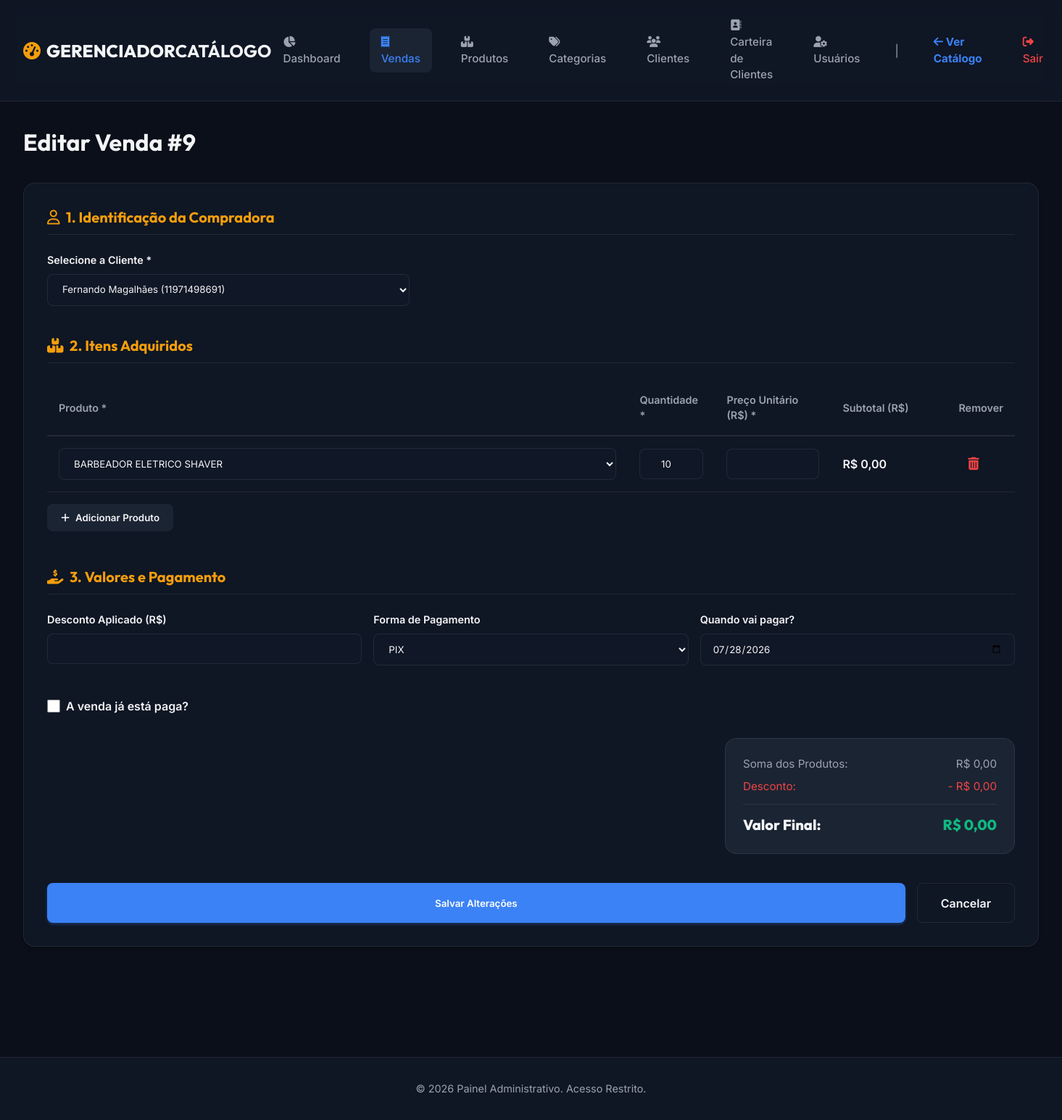
Screenshot of /dashboard/vendas/9/editar/ (signed in) with the database file from the repository.
### catalogo/models.py (models this page shows, shortened)
class Purchase(models.Model):
    STATUS_CHOICES = [
        ("Pendente", "Pendente"),
        ("Finalizada", "Finalizada"),
        ("Cancelada", "Cancelada"),
    ]
    client = models.ForeignKey(Client, on_delete=models.CASCADE, related_name="purchases", verbose_name="Cliente")
    date = models.DateTimeField(default=timezone.now, verbose_name="Data da Compra")
    total_value = models.DecimalField(max_digits=10, decimal_places=2, default=0.00, verbose_name="Valor Total")
    status = models.CharField(max_length=20, choices=STATUS_CHOICES, default="Pendente", verbose_name="Status")
    payment_method = models.CharField(max_length=50, default="PIX", verbose_name="Método de Pagamento")
    payment_link = models.URLField(max_length=500, blank=True, default="", verbose_name="Link de Pagamento")
    discount = models.DecimalField(max_digits=10, decimal_places=2, default=0.00, verbose_name="Desconto")
    due_date = models.DateField(null=True, blank=True, verbose_name="Data para Pagar")
    is_paid = models.BooleanField(default=False, verbose_name="Pago")
    class Meta:
        verbose_name = "Compra"
        verbose_name_plural = "Compras"

class Client(models.Model):
    user = models.OneToOneField(User, on_delete=models.SET_NULL, null=True, blank=True, related_name="client_profile", verbose_name="Usuário Relacionado")
    name = models.CharField(max_length=200, verbose_name="Nome Completo")
    cpf_cnpj = models.CharField(max_length=20, verbose_name="CPF/CNPJ", blank=True, default="")
    birthday = models.DateField(verbose_name="Data de Aniversário", null=True, blank=True)
    contact = models.CharField(max_length=50, verbose_name="Contato/Telefone")
    address = models.TextField(verbose_name="Endereço Completo", blank=True, default="")
    class Meta:
        verbose_name = "Cliente"
        verbose_name_plural = "Clientes"

class PurchaseItem(models.Model):
    purchase = models.ForeignKey(Purchase, on_delete=models.CASCADE, related_name="items", verbose_name="Compra")
    product = models.ForeignKey(Product, on_delete=models.PROTECT, related_name="purchase_items", verbose_name="Produto")
    quantity = models.IntegerField(default=1, verbose_name="Quantidade")
    price = models.DecimalField(max_digits=10, decimal_places=2, verbose_name="Preço Unitário")
    class Meta:
        verbose_name = "Item de Compra"
        verbose_name_plural = "Itens de Compra"

class Product(models.Model):
    code = models.CharField(max_length=50, unique=True, verbose_name="Código do Produto")
    name = models.CharField(max_length=200, verbose_name="Nome")
    cost_price = models.DecimalField(max_digits=10, decimal_places=2, verbose_name="Valor de Custo")
    sale_price = models.DecimalField(max_digits=10, decimal_places=2, verbose_name="Valor de Venda")
    category = models.ForeignKey(Category, on_delete=models.PROTECT, related_name="products", verbose_name="Categoria")
    stock = models.IntegerField(default=0, verbose_name="Quantidade em Estoque")
    description = models.TextField(verbose_name="Descrição do Produto")
    is_active = models.BooleanField(default=True, verbose_name="Ativo no Catálogo")
    created_at = models.DateTimeField(auto_now_add=True)
    updated_at = models.DateTimeField(auto_now=True)
    class Meta:
        verbose_name = "Produto"
        verbose_name_plural = "Produtos"

### catalogo/views.py (the view, shortened to what this page needs)
# urls.py: path('dashboard/vendas/<int:purchase_id>/editar/', views.admin_purchase_edit, name='admin_purchase_edit'),
@staff_member_required
def admin_purchase_edit(request, purchase_id):
    purchase = get_object_or_404(Purchase, id=purchase_id)
    clients = Client.objects.all().order_by('name')
    products = Product.objects.filter(is_active=True).order_by('name')
    return render(request, 'catalogo/admin_purchase_edit.html', {
        'purchase': purchase,
        'clients': clients,
        'products': products,
    })

### catalogo/templates/catalogo/admin_purchase_edit.html (shortened to what this page needs)
{% extends 'catalogo/admin_base.html' %}
{% block content %}
    <h1 style="margin-bottom: 2rem; font-family: var(--font-title);">Editar Venda #{{ purchase.id }}</h1>
    <div class="admin-card">
        <form method="POST" id="manualSaleForm">
            <h3 style="font-family: var(--font-title); font-size: 1.25rem; margin-bottom: 1.5rem; color: var(--warning); border-bottom: 1px solid var(--border); padding-bottom: 0.5rem;">
                <i class="fa-regular fa-user" style="margin-right: 0.3rem;"></i> 1. Identificação da Compradora
            </h3>
            <div class="form-group" style="max-width: 500px;">
                <label for="client_id">Selecione a Cliente *</label>
                <select name="client_id" id="client_id" class="form-select" required>
                    {% for client in clients %}
                        <option value="{{ client.id }}" {% if purchase.client.id == client.id %}selected{% endif %}>{{ client.name }} ({{ client.contact }})</option>
                    {% endfor %}
                </select>
            </div>
            <h3 style="font-family: var(--font-title); font-size: 1.25rem; margin-top: 2.5rem; margin-bottom: 1.5rem; color: var(--warning); border-bottom: 1px solid var(--border); padding-bottom: 0.5rem;">
                <i class="fa-solid fa-boxes-stacked" style="margin-right: 0.3rem;"></i> 2. Itens Adquiridos
            </h3>
            <div class="table-responsive" style="margin-bottom: 1rem;">
                <table class="admin-table" id="itemsTable">
                    <thead>
                        <tr>
                            <th>Produto *</th>
                            <th style="width: 120px;">Quantidade *</th>
                            <th style="width: 160px;">Preço Unitário (R$) *</th>
                            <th style="width: 160px;">Subtotal (R$)</th>
                            <th style="width: 80px; text-align: center;">Remover</th>
                        </tr>
                    </thead>
                    <tbody id="itemsContainer">
                        {% for item in purchase.items.all %}
                            <tr class="item-row">
                                <td>
                                    <select name="product" class="form-select product-select" required>
                                        {% for p in products %}
                                            <option value="{{ p.id }}" data-price="{{ p.sale_price }}" {% if item.product.id == p.id %}selected{% endif %}>{{ p.name }}</option>
                                        {% endfor %}
                                    </select>
                                </td>
                                <td>
                                    <input type="number" name="quantity" class="form-control quantity-input" min="1" value="{{ item.quantity }}" required>
                                </td>
                                <td>
                                    <input type="number" name="price" class="form-control price-input" step="0.01" min="0" value="{{ item.price }}" required>
                                </td>
                                <td style="font-weight: 600; vertical-align: middle;" class="row-subtotal">
                                </td>
                                <td style="text-align: center; vertical-align: middle;">
                                    <button type="button" class="btn btn-sm btn-icon remove-row-btn" style="color: var(--danger); background: none; border: none; font-size: 1.1rem;" title="Remover item">
                                        <i class="fa-solid fa-trash-can"></i>
                                    </button>
                                </td>
                            </tr>
                        {% endfor %}
                    </tbody>
                </table>
            </div>
            <button type="button" class="btn" id="addItemBtn" style="background: var(--bg-hover); color: var(--text-main); margin-bottom: 2rem;">
                <i class="fa-solid fa-plus" style="margin-right: 0.3rem;"></i> Adicionar Produto
            </button>
            <h3 style="font-family: var(--font-title); font-size: 1.25rem; margin-top: 1rem; margin-bottom: 1.5rem; color: var(--warning); border-bottom: 1px solid var(--border); padding-bottom: 0.5rem;">
                <i class="fa-solid fa-hand-holding-dollar" style="margin-right: 0.3rem;"></i> 3. Valores e Pagamento
            </h3>
            <div class="form-grid form-grid-3">
                <div class="form-group">
                    <label for="discount">Desconto Aplicado (R$)</label>
                    <input type="number" name="discount" id="discount" class="form-control" step="0.01" min="0" value="{{ purchase.discount }}">
                </div>
                <div class="form-group">
                    <label for="payment_method">Forma de Pagamento</label>
                    <select name="payment_method" id="payment_method" class="form-select">
                        <option value="PIX" {% if purchase.payment_method == 'PIX' %}selected{% endif %}>PIX</option>
                    </select>
                </div>
                <div class="form-group">
                    <label for="due_date">Quando vai pagar?</label>
                    <input type="date" name="due_date" id="due_date" class="form-control" value="{{ purchase.due_date|date:'Y-m-d' }}">
                </div>
            </div>
            <div class="form-check-group" style="margin-top: 1.5rem; margin-bottom: 2rem;">
                <input type="checkbox" name="is_paid" id="is_paid" class="form-check-input" {% if purchase.is_paid %}checked{% endif %}>
                <label for="is_paid" style="font-weight: 600; cursor: pointer;">A venda já está paga?</label>
            </div>
            <div style="background: var(--bg-hover); border: 1px solid var(--border); border-radius: var(--radius-md); padding: 1.5rem; max-width: 400px; margin-left: auto; margin-bottom: 2.5rem;">
                <div style="display: flex; justify-content: space-between; margin-bottom: 0.5rem; font-size: 0.95rem; color: var(--text-muted);">
                    <span>Soma dos Produtos:</span>
                    <span id="summarySubtotal">R$ 0,00</span>
                </div>
                <div style="display: flex; justify-content: space-between; margin-bottom: 0.8rem; font-size: 0.95rem; color: var(--danger);">
                    <span>Desconto:</span>
                    <span id="summaryDiscount">- R$ 0,00</span>
                </div>
                <hr style="border: 0; border-top: 1px solid var(--border); margin-bottom: 0.8rem;">
                <div style="display: flex; justify-content: space-between; font-size: 1.25rem; font-weight: 800; font-family: var(--font-title);">
                    <span>Valor Final:</span>
                    <span id="summaryTotal" style="color: var(--success);">R$ 0,00</span>
                </div>
            </div>
            <div class="form-actions">
                <button type="submit" class="btn btn-primary" style="flex-grow: 1; padding: 0.9rem;">
                    Salvar Alterações
                </button>
                <a href="{% url 'admin_purchases_list' %}" class="btn" style="background: transparent; border: 1px solid var(--border); padding: 0.9rem 2rem;">
                    Cancelar
                </a>
            </div>
        </form>
    </div>
{% endblock %}

### static/css/style.css (style rules this page uses)
:root { --font-primary: 'Inter', sans-serif; --font-title: 'Outfit', sans-serif; --bg-app: #f8fafc; --bg-card: #ffffff; --bg-hover: #f1f5f9; --text-main: #0f172a; --text-muted: #64748b; --accent: #2563eb; --accent-glow: rgba(37, 99, 235, 0.15); --border: #e2e8f0; --success: #10b981; --warning: #f59e0b; --danger: #ef4444; --radius-sm: 8px; --radius-md: 16px; --radius-lg: 24px; --shadow-sm: 0 1px 3px 0 rgb(0 0 0 / 0.1), 0 1px 2px -1px rgb(0 0 0 / 0.1); --shadow-md: 0 4px 6px -1px rgb(0 0 0 / 0.1), 0 2px 4px -2px rgb(0 0 0 / 0.1); --shadow-lg: 0 20px 25px -5px rgb(0 0 0 / 0.1), 0 8px 10px -6px rgb(0 0 0 / 0.1); --transition: all 0.3s cubic-bezier(0.4, 0, 0.2, 1); }
.admin-theme { --bg-app: #0b0f19; --bg-card: rgba(17, 24, 39, 0.8); --bg-hover: rgba(31, 41, 55, 0.8); --text-main: #f3f4f6; --text-muted: #9ca3af; --accent: #3b82f6; --accent-glow: rgba(59, 130, 246, 0.3); --border: rgba(255, 255, 255, 0.08); --success: #10b981; --warning: #f59e0b; --danger: #ef4444; --shadow-lg: 0 20px 30px rgba(0, 0, 0, 0.5), 0 0 20px rgba(59, 130, 246, 0.05); }
* { margin: 0; padding: 0; box-sizing: border-box; }
body { background-color: var(--bg-app); color: var(--text-main); font-family: var(--font-primary); line-height: 1.5; transition: var(--transition); overflow-x: hidden; }
a { color: inherit; text-decoration: none; transition: var(--transition); }
h1, h2, h3, h4, h5, h6 { font-family: var(--font-title); font-weight: 700; }
.btn { background: var(--bg-hover); color: var(--text-main); border: none; padding: 0.7rem 1.2rem; border-radius: var(--radius-sm); font-weight: 600; text-align: center; cursor: pointer; transition: var(--transition); font-family: var(--font-primary); }
.btn-primary { background: var(--accent); color: white; box-shadow: 0 2px 4px var(--accent-glow); }
.btn-icon { padding: 0.7rem; display: flex; align-items: center; justify-content: center; border-radius: var(--radius-sm); }
.quantity-input { width: 60px; padding: 0.4rem; border: 1px solid var(--border); border-radius: var(--radius-sm); text-align: center; outline: none; }
.form-group { margin-bottom: 1.25rem; }
.form-group label { display: block; font-weight: 600; margin-bottom: 0.5rem; font-size: 0.9rem; }
.form-control, .form-select { width: 100%; padding: 0.75rem 1rem; border-radius: var(--radius-sm); border: 1px solid var(--border); font-family: var(--font-primary); background: var(--bg-card); color: var(--text-main); outline: none; transition: var(--transition); }
.form-check-group { display: flex; align-items: center; gap: 0.5rem; margin-bottom: 1.25rem; }
.form-check-input { width: 18px; height: 18px; cursor: pointer; }
.admin-card { background: var(--bg-card); border: 1px solid var(--border); border-radius: var(--radius-md); padding: 2rem; box-shadow: var(--shadow-md); margin-bottom: 2.5rem; }
.table-responsive { width: 100%; overflow-x: auto; }
.admin-table { width: 100%; border-collapse: collapse; text-align: left; }
.admin-table th { padding: 1rem; border-bottom: 2px solid var(--border); color: var(--text-muted); font-weight: 600; font-size: 0.9rem; }
.admin-table td { padding: 1rem; border-bottom: 1px solid var(--border); vertical-align: middle; }
.btn-sm { padding: 0.4rem 0.8rem; font-size: 0.8rem; border-radius: var(--radius-sm); }
.form-grid { display: grid; gap: 1rem; }
.form-grid-3 { grid-template-columns: 1fr 1fr 1fr; }
.form-actions { display: flex; gap: 1rem; margin-top: 2rem; }

### catalogo/templates/catalogo/admin_base.html (style rules this page uses)
body.admin-theme { background-color: var(--bg-app); color: var(--text-main); }

### rows the page displays
Purchase: id "9", client_id "Fernando Magalhães (11971498691)", payment_method "PIX", due_date "07/28/2026"
PurchaseItem: product "BARBEADOR ELETRICO SHAVER", quantity "10"
